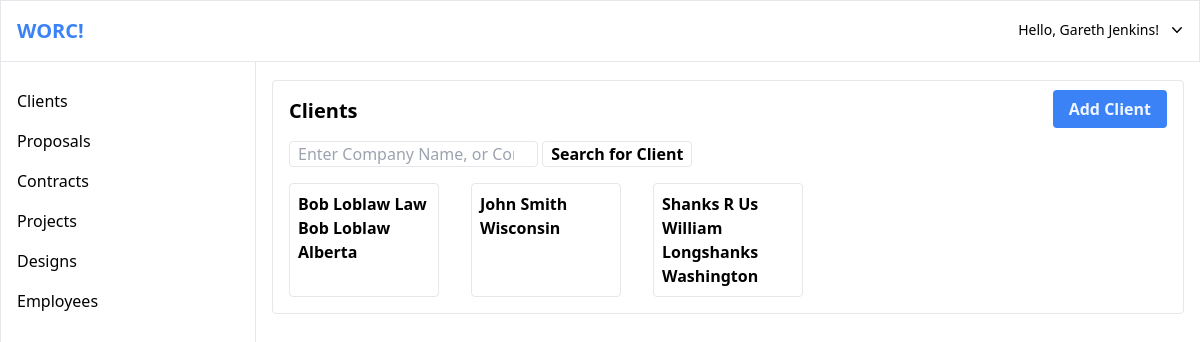
Page /clients/index.php (signed in) on the committed database.
### tables this page shows
CREATE TABLE Client
	(Client_Id			INT			NOT NULL,
	 Company_Name		VARCHAR(255),
	 Contact_Name		VARCHAR(255)    NOT NULL,
	 Email				VARCHAR(255),
	 Phone_No			BIGINT,
	 Website			VARCHAR(255),
	 Address_Line_1		VARCHAR(255)	NOT NULL,
	 Address_Line_2		VARCHAR(255),
	 City				VARCHAR(255)	NOT NULL,
	 Prov_State			VARCHAR(255)	NOT NULL,
	 Country			VARCHAR(255)	NOT NULL,
	 Postal_Zip			VARCHAR(255)	NOT NULL,
	 PRIMARY KEY (Client_Id) );

### data/client.php (called while the page is built, shortened)
<?php
function get_clients($db) {
	$q = "
		SELECT
			    *
		FROM CLIENT
		";
	return $db->query($q);
}

### clients/index.php (the view, shortened to what this page needs)
<?php
require_once('../db.php');
require_once('../data/client.php');
$clients = [];
$search_term = $_GET['search_term'] ?? '';
try {
	$clients = empty($search_term) ? get_clients($db): search_clients($db, $search_term);
	$clients = $clients->fetchAll(PDO::FETCH_ASSOC);
} catch(Exception $e) {
	$clients = [];
	$error = 'Failed to execute search query or fetch data.';
}
include('../templates/top.php');
?>
<?php
include('../templates/top-bar.php');
?>
<div>
	<?php
	include('../templates/side-bar.php');
	?>
	<div class="pt-16 ml-64">
		<main class="m-4 border rounded">
			<div class="grid grid-cols-2 m-4">
				<h1 class="text-xl font-semibold">Clients</h1>
				<div class="text-right">
					<a href="../clients/create.php" class="hover:bg-blue-400 bg-blue-500 text-blue-50 py-2 px-4 rounded font-semibold">Add Client</a>
				</div>
			</div>
			<form class="m-4" method="GET" action="index.php">
				<input class="border px-2 rounded" type="search" placeholder="Enter Company Name, or Contact Name" name="search_term" value="<?=$search_term?>">
				<button class="hover:text-blue-400 hover:border-blue-400 border px-2 text-black rounded font-semibold" type="submit">Search for Client</button>
			</form>
			<div class="grid grid-cols-5 gap-8 m-4">
			<?php
			foreach($clients as $client) {
			?>
				<a href="../clients/client.php?id=<?=$client['Client_Id']?>" class="border rounded hover:border-blue-500">
					<section>
						<dl class="p-2">
							<dt class="font-bold"><?=$client['Company_Name'] ?></dt>
							<dt class="font-bold"><?=$client['Contact_Name'] ?></dt>
							<dt class="font-bold"><?=$client['Prov_State'] ?></dt>
						</dl>
					</section>
				</a>
			<?php
			}
			?>
			</div>
		</main>
	</div>
</div>
<?php
include('../templates/bottom.php');
?>

### rows in the picture
client: Company_Name "Bob Loblaw Law", Contact_Name "Bob Loblaw", Prov_State "Alberta"
client: Contact_Name "John Smith", Prov_State "Wisconsin"
client: Company_Name "Shanks R Us", Contact_Name "William Longshanks", Prov_State "Washington"

### other values in the picture
$first_name "Gareth"
$last_name "Jenkins"
